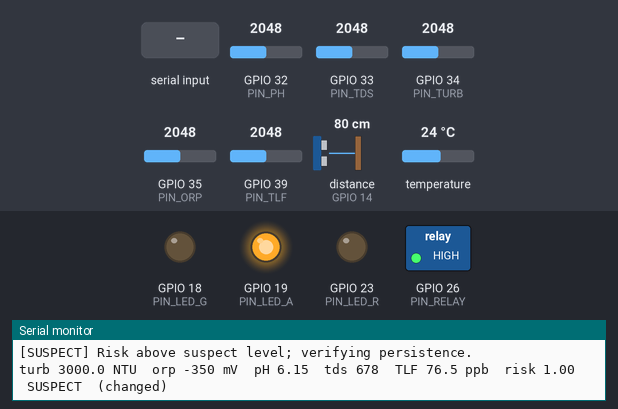
A sketch run on a simulated ESP32. Parts: switched loads named in the sketch (green lamp = pin HIGH), output pins drawn as LEDs (lit = HIGH), the last lines printed to the serial monitor. Wiring (inferred from the names in the program): ultrasonic range finder: trigger GPIO 13; echo GPIO 14. The inputs (shaded band) are chosen by the test bench; at power-on: GPIO 32 (PIN_PH) = 2048, GPIO 33 (PIN_TDS) = 2048, GPIO 34 (PIN_TURB) = 2048, GPIO 35 (PIN_ORP) = 2048, GPIO 39 (PIN_TLF) = 2048, distance to the obstacle (sensor on GPIO 14) 80 cm, temperature 24 °C. The echo pulse lasts 58.3 µs per cm; EEPROM starts erased; the modem accepts every AT command (registered, SIM ready, sends succeed) and sends nothing else; pins used as bus, display or sensor lines are not drawn.

Above: at 2.6 s.
2.7 s: "SHUT\n" received over Serial
At 3.9 s:
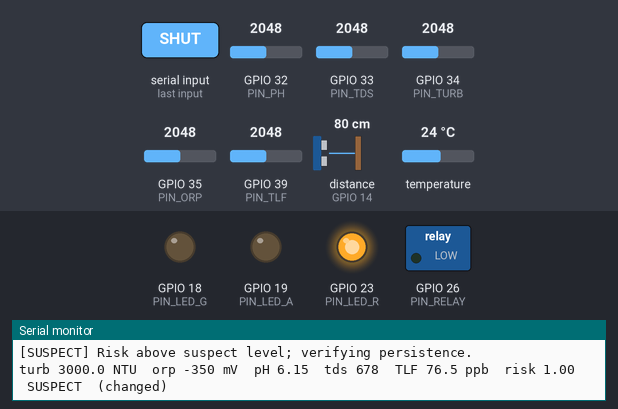
4.2 s: ":10:\n" received over Serial
5.7 s: "BASELINE\n" received over Serial
7.2 s: "REARM\n" received over Serial
At 8.5 s:
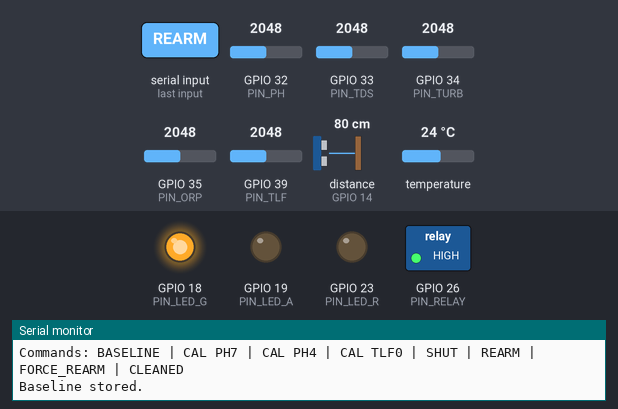
Timing chart, 0 to 9.7 s (numbered marks = the images above; inputs shaded):
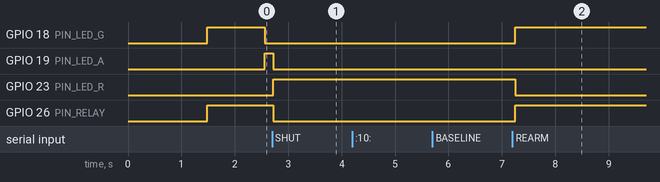

The sketch:

bulos_edge_node.ino
```cpp
/*
 * Bulos 3D edge node — autonomous intake protection for a rural water point
 * ---------------------------------------------------------------------------
 * Board     : ESP32 DevKit v1 (ESP32-WROOM-32), Arduino-ESP32 core 3.x
 * LoRaWAN   : RAK3172 module (RUI3 AT firmware) on UART2, AS923-3 (Philippines)
 * GSM       : SIM800L on UART1 — SMS when the LoRaWAN backhaul is down
 * Probes    : turbidity (optical), ORP (Pt), pH (glass), TDS/EC, DS18B20 temp,
 *             tryptophan-like fluorescence (TLF) probe = biological (faecal) indicator
 * Actuator  : 12 V DC normally-CLOSED solenoid via opto-isolated relay
 *             (energised = open, so any power/MCU failure closes the intake)
 * Tank      : JSN-SR04T waterproof ultrasonic level sensor (optional)
 *
 * The decision logic is a line-for-line port of backend/edge.py, which the
 * digital twin's virtual field runs too — the dashboard and the field always
 * agree on what "risk", "drift" and "trip" mean.
 *
 * Libraries: OneWire, DallasTemperature (Arduino Library Manager)
 * NOTE: written against the parts listed above but not yet bench-flashed;
 *       verify the RAK3172 +EVT downlink format against your RUI3 version.
 */
#include <Arduino.h>
#include <Preferences.h>
#include <OneWire.h>
#include <DallasTemperature.h>
#include <esp_task_wdt.h>

// ----------------------------------------------------------------- pins
#define PIN_TURB      34   // ADC1, via 10k/20k divider (sensor is 5 V)
#define PIN_ORP       35   // ADC1
#define PIN_PH        32   // ADC1
#define PIN_TDS       33   // ADC1
#define PIN_TLF       39   // ADC1 (VN), TLF fluorometer 0-2.5 V analog output
#define PIN_ONEWIRE   4
#define PIN_RELAY     26   // HIGH = coil energised = valve OPEN
#define PIN_LED_G     18
#define PIN_LED_A     19
#define PIN_LED_R     23
#define PIN_BUZZER    27
#define PIN_US_TRIG   13
#define PIN_US_ECHO   14
#define LORA_RX 16
#define LORA_TX 17
#define GSM_RX  25
#define GSM_TX  21

// ------------------------------------------------- shared with edge.py
const float RISK_SUSPECT  = 0.45f;
const float RISK_TRIP     = 0.60f;
const uint32_t PERSISTENCE_MS = 120000;
const uint32_t SAMPLE_MS      = 60000;     // 1 sample + uplink per minute
const int DRIFT_WINDOW        = 60;        // 60 min of 1-min samples

enum State : uint8_t { NORMAL, SUSPECT, TRIPPED, MAINTENANCE, REMOTE_SHUT, PREEMPTIVE_SHUT };
const char* STATE_NAME[] = {"NORMAL", "SUSPECT", "TRIPPED", "MAINTENANCE", "REMOTE_SHUT", "PREEMPTIVE_SHUT"};
enum Cmd : uint8_t { CMD_SHUT = 1, CMD_PREEMPT = 2, CMD_REARM = 3, CMD_FORCE_REARM = 4, CMD_CLEANED = 5, CMD_RAIN = 6 };

// ----------------------------------------------------------- station
const char* STATION_ID = "KS-03";
const char* SMS_NUMBER = "+639000000000";      // Barangay Health Worker (set at commissioning)
const bool  HAS_TANK   = true;
const float TANK_DEPTH_CM = 180.0f;            // sensor face to tank floor

struct Reading { float turb, orp, ph, tds, temp, bio; };
struct Sample  { uint32_t t; float turb, orp, tds; };

Preferences prefs;
OneWire oneWire(PIN_ONEWIRE);
DallasTemperature ds18(&oneWire);
HardwareSerial& Lora = Serial2;
HardwareSerial& Gsm  = Serial1;

Reading base = {2.0f, 410.0f, 7.30f, 170.0f, 24.6f, 3.0f};  // learned at commissioning (BASELINE cmd)
struct Cal { float ph7_mv, ph4_mv, orp_off_mv, tlf_zero_mv, tlf_ppb_per_mv; } cal = {1500.0f, 2030.0f, 0.0f, 120.0f, 0.05f};

State state = NORMAL;
uint32_t suspectSince = 0;
float rainMmHr = 0;
float risk = 0;
Sample win[DRIFT_WINDOW];
int winCount = 0, winHead = 0;
uint32_t lastSample = 0;
uint16_t battMv = 4000;

// ======================================================== sensing
float readMv(int pin, int n = 15) {             // median of n calibrated mV reads
  int v[25];
  for (int i = 0; i < n; i++) { v[i] = analogReadMilliVolts(pin); delay(4); }
  for (int i = 1; i < n; i++) for (int j = i; j > 0 && v[j - 1] > v[j]; j--) { int t = v[j]; v[j] = v[j - 1]; v[j - 1] = t; }
  return v[n / 2];
}

Reading sense() {
  Reading r;
  ds18.requestTemperatures();
  r.temp = ds18.getTempCByIndex(0);
  if (r.temp < -20 || r.temp > 60) r.temp = 25.0f;

  // Turbidity: DFRobot SEN0189 curve, valid 2.5–4.2 V at 5 V supply; undo the 2/3 divider
  float v = readMv(PIN_TURB) / 1000.0f * 1.5f;
  r.turb = (v >= 4.2f) ? 0.5f : (v <= 2.5f ? 3000.0f : -1120.4f * v * v + 5742.3f * v - 4352.9f);
  r.turb = max(0.05f, r.turb);

  // ORP: front-end outputs 2.0 V at 0 mV; 1 mV per mV, plus single-point offset (Zobell / 225 mV std)
  r.orp = (readMv(PIN_ORP) - 2000.0f) + cal.orp_off_mv;

  // pH: two-point calibration (pH 7 / pH 4 buffers), Nernst slope temperature-compensated
  float slope = (cal.ph4_mv - cal.ph7_mv) / 3.0f;                      // mV per pH at cal temp (25 °C)
  slope *= (r.temp + 273.15f) / 298.15f;
  r.ph = 7.0f - (readMv(PIN_PH) - cal.ph7_mv) / slope;

  // TDS: DFRobot Gravity TDS, temperature-compensated to 25 °C
  float cv = (readMv(PIN_TDS) / 1000.0f) / (1.0f + 0.02f * (r.temp - 25.0f));
  r.tds = max(0.0f, (133.42f * cv * cv * cv - 255.86f * cv * cv + 857.39f * cv) * 0.5f);

  // Biological indicator: TLF fluorometer, two-point calibration (blank + tryptophan standard)
  r.bio = max(0.0f, (readMv(PIN_TLF) - cal.tlf_zero_mv) * cal.tlf_ppb_per_mv);
  return r;
}

float tankPct() {
  if (!HAS_TANK) return -1;
  digitalWrite(PIN_US_TRIG, LOW); delayMicroseconds(2);
  digitalWrite(PIN_US_TRIG, HIGH); delayMicroseconds(10);
  digitalWrite(PIN_US_TRIG, LOW);
  unsigned long us = pulseIn(PIN_US_ECHO, HIGH, 30000);
  if (!us) return -1;
  float cm = us * 0.0343f / 2.0f;
  return constrain(100.0f * (TANK_DEPTH_CM - cm) / TANK_DEPTH_CM, 0.0f, 100.0f);
}

// =================================================== edge.py port
float clamp01(float x) { return x < 0 ? 0 : (x > 1 ? 1 : x); }

float surrogateRisk(const Reading& r, bool useTurb) {
  float k_turb = useTurb ? clamp01((r.turb - base.turb) / 20.0f) : 0;
  float k_orp  = clamp01((base.orp - r.orp) / 200.0f);
  float k_ph   = clamp01((fabsf(r.ph - base.ph) - 0.2f) / 0.8f);
  float k_tds  = clamp01((r.tds - base.tds) / 200.0f);
  float k_rain = clamp01(rainMmHr / 40.0f);
  float k_bio  = clamp01((r.bio - base.bio) / 15.0f);
  float pClean = (1 - 0.55f * k_turb) * (1 - 0.60f * k_orp) * (1 - 0.25f * k_ph) * (1 - 0.30f * k_tds)
               * (1 - 0.20f * k_rain) * (1 - 0.70f * k_bio);
  float faecal = max(min(k_turb, k_orp), min(k_bio, max(k_turb, k_orp)));
  return clamp01(1 - pClean + 0.30f * faecal);
}

bool driftCheck() {
  if (winCount < 8) return false;
  int first = (winHead - winCount + DRIFT_WINDOW) % DRIFT_WINDOW;
  uint32_t t0 = win[first].t;
  uint32_t span = win[(winHead - 1 + DRIFT_WINDOW) % DRIFT_WINDOW].t - t0;
  if (span < 45UL * 60000UL) return false;
  double sx = 0, sy = 0, sxx = 0, sxy = 0, syy = 0;
  float orpDev = 0, tdsDev = 0, lastTurb = 0;
  for (int i = 0; i < winCount; i++) {
    const Sample& s = win[(first + i) % DRIFT_WINDOW];
    double x = (s.t - t0) / 60000.0, y = s.turb;
    sx += x; sy += y; sxx += x * x; sxy += x * y; syy += y * y;
    orpDev = max(orpDev, fabsf(s.orp - base.orp));
    tdsDev = max(tdsDev, fabsf(s.tds - base.tds));
    lastTurb = s.turb;
  }
  double n = winCount;
  double cxx = sxx - sx * sx / n, cxy = sxy - sx * sy / n, cyy = syy - sy * sy / n;
  if (cxx <= 0 || cyy <= 0) return false;
  double slope = cxy / cxx, r2 = (cxy * cxy) / (cxx * cyy);
  return (lastTurb - base.turb) > 3.0f && slope > 0.005 && slope < 0.3 && r2 > 0.8
         && orpDev < 40.0f && tdsDev < 25.0f && rainMmHr < 2.0f;
}

bool valveOpen() { return state != TRIPPED && state != REMOTE_SHUT && state != PREEMPTIVE_SHUT; }

void applyOutputs() {
  digitalWrite(PIN_RELAY, valveOpen() ? HIGH : LOW);
  bool maint = state == MAINTENANCE || state == SUSPECT;
  digitalWrite(PIN_LED_G, state == NORMAL);
  digitalWrite(PIN_LED_A, maint);
  digitalWrite(PIN_LED_R, !valveOpen());
}

void sendSms(const char* msg) {                  // SIM800L text mode
  Gsm.println("AT+CMGF=1"); delay(300);
  Gsm.printf("AT+CMGS=\"%s\"\r", SMS_NUMBER); delay(300);
  Gsm.print(msg); Gsm.write(26); delay(3000);
}

void logEvent(const char* kind, const char* msg) {
  Serial.printf("[%s] %s\n", kind, msg);
}

void step(const Reading& r) {
  win[winHead] = {millis(), r.turb, r.orp, r.tds};
  winHead = (winHead + 1) % DRIFT_WINDOW;
  if (winCount < DRIFT_WINDOW) winCount++;

  bool drift = driftCheck();
  risk = surrogateRisk(r, state != MAINTENANCE && !drift);
  float fullRisk = surrogateRisk(r, true);
  if (state == TRIPPED || state == REMOTE_SHUT || state == PREEMPTIVE_SHUT) return;

  if (drift && fullRisk >= RISK_SUSPECT * 0.5f) {
    if (state != MAINTENANCE) {
      state = MAINTENANCE;
      logEvent("MAINTENANCE", "Optical drift signature. Valve kept OPEN; lens cleaning requested.");
    }
    if (risk < RISK_SUSPECT) return;
  }
  if (risk < RISK_SUSPECT) {
    if (state != MAINTENANCE) state = NORMAL;
    return;
  }
  if (state != SUSPECT) {
    state = SUSPECT;
    suspectSince = millis();
    logEvent("SUSPECT", "Risk above suspect level; verifying persistence.");
    return;
  }
  if (risk >= RISK_TRIP && millis() - suspectSince >= PERSISTENCE_MS) {
    state = TRIPPED;
    char msg[160];
    snprintf(msg, sizeof msg, "Bulos %s: intake CLOSED automatically (turbidity %.0f NTU, ORP %.0f mV). Serving stored water. Do not drink untreated water.",
             STATION_ID, r.turb, r.orp);
    logEvent("AUTO_TRIP", msg);
    tone(PIN_BUZZER, 2400, 1500);
    sendSms(msg);                                // works even with no LoRaWAN coverage
  }
}

bool handleCommand(uint8_t cmd, uint8_t arg, const Reading& r) {
  switch (cmd) {
    case CMD_RAIN:    rainMmHr = arg; return true;
    case CMD_CLEANED: winCount = 0; if (state == MAINTENANCE) state = NORMAL; return true;
    case CMD_SHUT:    state = REMOTE_SHUT; return true;
    case CMD_PREEMPT: state = PREEMPTIVE_SHUT; return true;
    case CMD_REARM:
      if (surrogateRisk(r, !driftCheck()) >= RISK_SUSPECT) { logEvent("INTERLOCK", "Re-arm refused: water still contaminated."); return false; }
      state = NORMAL; return true;
    case CMD_FORCE_REARM: state = NORMAL; logEvent("REARM", "Interlock BYPASSED by authorised technician."); return true;
  }
  return false;
}

// ============================================= LoRaWAN (RAK3172 AT)
void encodeUplink(const Reading& r, uint8_t* b) {          // == backend/edge.py encode_uplink (v2, 20 bytes)
  float tp = tankPct();
  uint16_t turb = (uint16_t)(constrain(r.turb, 0.0f, 6553.0f) * 10);
  int16_t orp = (int16_t)lroundf(r.orp);
  uint16_t ph = (uint16_t)(constrain(r.ph, 0.0f, 14.0f) * 100);
  uint16_t tds = (uint16_t)constrain(r.tds, 0.0f, 65535.0f);
  int16_t temp = (int16_t)lroundf(r.temp * 100);
  uint16_t tank = tp < 0 ? 0xFFFF : (uint16_t)(tp * 100);
  uint16_t bio = (uint16_t)(constrain(r.bio, 0.0f, 6500.0f) * 10);
  b[0] = 2;
  b[1] = turb >> 8; b[2] = turb;
  b[3] = (uint16_t)orp >> 8; b[4] = orp;
  b[5] = ph >> 8; b[6] = ph;
  b[7] = tds >> 8; b[8] = tds;
  b[9] = (uint16_t)temp >> 8; b[10] = temp;
  b[11] = state;
  b[12] = (valveOpen() ? 1 : 0) | (state == TRIPPED ? 2 : 0);
  b[13] = battMv >> 8; b[14] = battMv;
  b[15] = (uint8_t)(clamp01(risk) * 200);
  b[16] = tank >> 8; b[17] = tank;
  b[18] = bio >> 8; b[19] = bio;
}

void loraSend(const uint8_t* b, int n) {
  char hex[2 * 20 + 1];
  for (int i = 0; i < n; i++) sprintf(hex + 2 * i, "%02X", b[i]);
  Lora.printf("AT+SEND=10:%s\r\n", hex);
}

// Downlinks arrive as e.g. "+EVT:RX_1:-70:8:UNICAST:10:0219" -> port 10, hex payload last
void pollLora(const Reading& r) {
  static String line;
  while (Lora.available()) {
    char c = Lora.read();
    if (c != '\n') { line += c; continue; }
    line.trim();
    int p = line.indexOf(":10:");
    if (line.startsWith("+EVT:RX") && p > 0) {
      String hex = line.substring(line.lastIndexOf(':') + 1);
      uint8_t cmd = strtoul(hex.substring(0, 2).c_str(), nullptr, 16);
      uint8_t arg = hex.length() >= 4 ? strtoul(hex.substring(2, 4).c_str(), nullptr, 16) : 0;
      bool ok = handleCommand(cmd, arg, r);
      Serial.printf("[DOWNLINK] cmd=%u arg=%u -> %s\n", cmd, arg, ok ? "OK" : "REFUSED");
      applyOutputs();
    }
    line = "";
  }
}

// ======================================================== commissioning
void handleSerial(const Reading& r) {
  if (!Serial.available()) return;
  String s = Serial.readStringUntil('\n');
  s.trim(); s.toUpperCase();
  if (s == "BASELINE") {                       // after 1 h of known-clean water
    base = r;
    prefs.putBytes("base", &base, sizeof base);
    Serial.println("Baseline stored.");
  } else if (s == "CAL PH7") { cal.ph7_mv = readMv(PIN_PH); prefs.putBytes("cal", &cal, sizeof cal); }
  else if (s == "CAL PH4") { cal.ph4_mv = readMv(PIN_PH); prefs.putBytes("cal", &cal, sizeof cal); }
  else if (s == "CAL TLF0") { cal.tlf_zero_mv = readMv(PIN_TLF); prefs.putBytes("cal", &cal, sizeof cal); }   // blank (DI water)
  else if (s == "SHUT") handleCommand(CMD_SHUT, 0, r);
  else if (s == "REARM") handleCommand(CMD_REARM, 0, r);
  else if (s == "FORCE_REARM") handleCommand(CMD_FORCE_REARM, 0, r);
  else if (s == "CLEANED") handleCommand(CMD_CLEANED, 0, r);
  else Serial.println("Commands: BASELINE | CAL PH7 | CAL PH4 | CAL TLF0 | SHUT | REARM | FORCE_REARM | CLEANED");
  applyOutputs();
}

// ================================================================ main
Reading last;

void setup() {
  pinMode(PIN_RELAY, OUTPUT);
  digitalWrite(PIN_RELAY, LOW);                // start CLOSED until first good reading
  pinMode(PIN_LED_G, OUTPUT); pinMode(PIN_LED_A, OUTPUT); pinMode(PIN_LED_R, OUTPUT);
  pinMode(PIN_US_TRIG, OUTPUT); pinMode(PIN_US_ECHO, INPUT);
  Serial.begin(115200);
  Lora.begin(115200, SERIAL_8N1, LORA_RX, LORA_TX);
  Gsm.begin(9600, SERIAL_8N1, GSM_RX, GSM_TX);
  analogSetAttenuation(ADC_11db);
  ds18.begin();

  prefs.begin("bulos", false);
  prefs.getBytes("base", &base, sizeof base);
  prefs.getBytes("cal", &cal, sizeof cal);

  esp_task_wdt_config_t wdt = {.timeout_ms = 30000, .idle_core_mask = 0, .trigger_panic = true};
  esp_task_wdt_reconfigure(&wdt);
  esp_task_wdt_add(NULL);

  Lora.print("AT+NJM=1\r\n"); delay(200);      // OTAA; keys provisioned once with AT+DEVEUI/APPEUI/APPKEY
  Lora.print("AT+BAND=10\r\n"); delay(200);    // AS923-3
  Lora.print("AT+JOIN=1:0:10:8\r\n");
  last = sense();
  applyOutputs();
  Serial.printf("Bulos 3D edge node %s ready.\n", STATION_ID);
}

void loop() {
  esp_task_wdt_reset();
  pollLora(last);
  handleSerial(last);
  if (millis() - lastSample >= SAMPLE_MS || lastSample == 0) {
    lastSample = millis();
    last = sense();
    State before = state;
    step(last);
    applyOutputs();
    uint8_t payload[20];
    encodeUplink(last, payload);
    loraSend(payload, sizeof payload);
    Serial.printf("turb %.1f NTU  orp %.0f mV  pH %.2f  tds %.0f  TLF %.1f ppb  risk %.2f  %s%s\n",
                  last.turb, last.orp, last.ph, last.tds, last.bio, risk, STATE_NAME[state], before != state ? "  (changed)" : "");
  }
  delay(50);
}
```

Measured:
- after the input at 2.7 s, GPIO 19 (PIN_LED_A), GPIO 26 (PIN_RELAY): HIGH → LOW at once; GPIO 23 (PIN_LED_R): LOW → HIGH at once
- after the input at 7.2 s, GPIO 18 (PIN_LED_G), GPIO 26 (PIN_RELAY): LOW → HIGH after 0.05 s; GPIO 23 (PIN_LED_R): HIGH → LOW after 0.05 s
